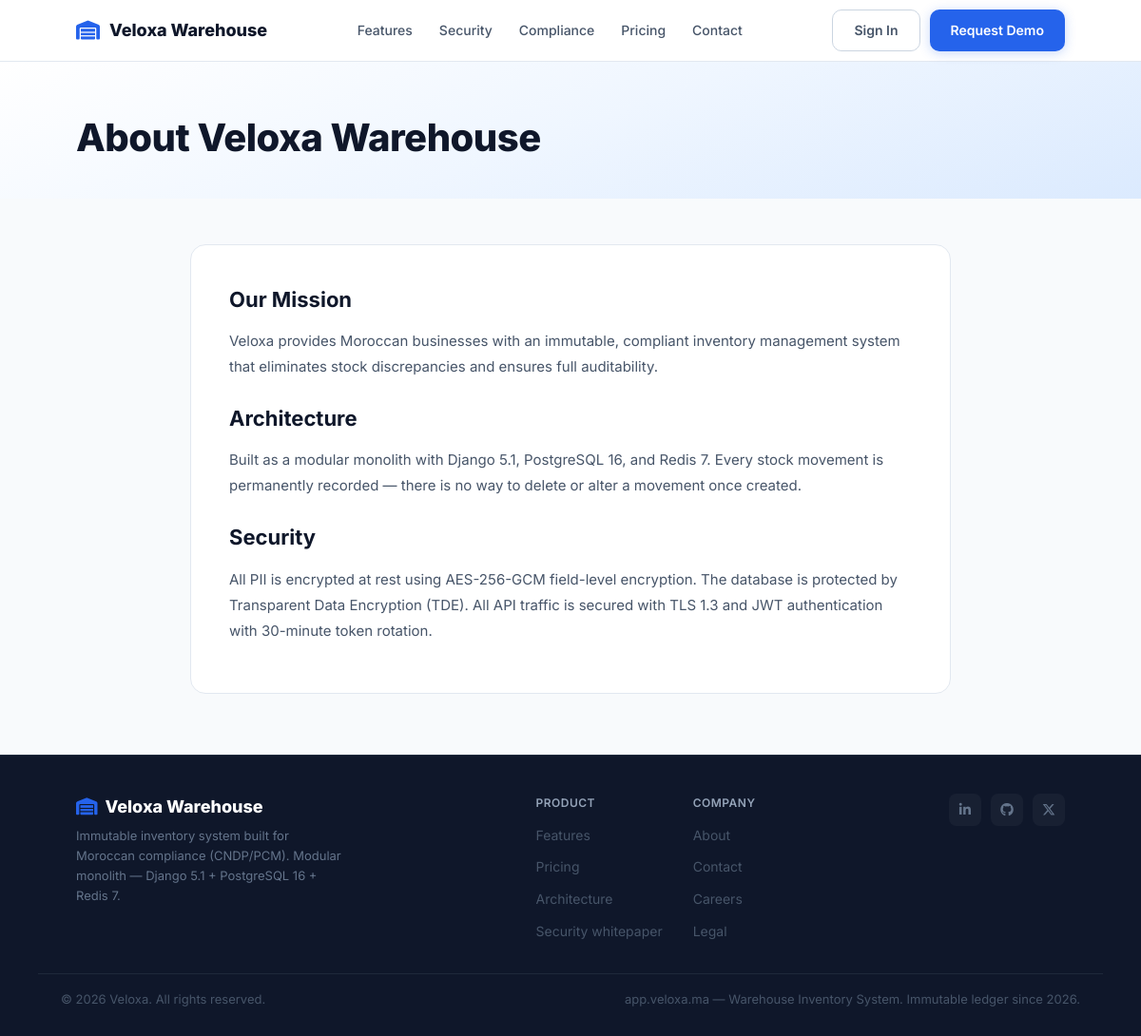
The page /about/ on the database its author committed.
### apps/landing/models.py (models this page shows, shortened)
class SitePage(models.Model):
    slug = models.SlugField(unique=True)
    title = models.CharField(max_length=255)
    content = RichTextField(config_name="default", help_text="Page content with rich text editor")
    is_active = models.BooleanField(default=True)
    created_at = models.DateTimeField(auto_now_add=True)
    updated_at = models.DateTimeField(auto_now=True)
    class Meta:
        db_table = "landing_site_page"
        verbose_name = "Site Page"
        verbose_name_plural = "Site Pages"

### config/views.py (the view)
# urls.py: path("about/", views.site_page, {"slug": "about"}, name="about"),
def site_page(request, slug):
    page = get_object_or_404(SitePage, slug=slug, is_active=True)
    return render(request, "site_page.html", {"page": page})

### apps/tenants/utils.py (called while the page is built)
def set_current_tenant(tenant):
    _thread_local.tenant = tenant

### templates/site_page.html (shortened to what this page needs)
<!DOCTYPE html>
<html lang="en">
<head>
  <link rel="stylesheet" href="https://cdnjs.cloudflare.com/ajax/libs/font-awesome/6.5.0/css/all.min.css">
</head>
<body>
<nav>
  <div class="container">
    <a href="/" class="nav-logo"><i class="fas fa-warehouse"></i> Veloxa Warehouse</a>
    <ul class="nav-links">
      <li><a href="/#features">Features</a></li>
      <li><a href="/#security">Security</a></li>
      <li><a href="/#compliance">Compliance</a></li>
      <li><a href="/#pricing">Pricing</a></li>
      <li><a href="/contact/">Contact</a></li>
    </ul>
    <div class="nav-actions">
      <a href="/login/" class="btn btn-outline">Sign In</a>
      <a href="/contact/" class="btn btn-primary">Request Demo</a>
    </div>
  </div>
</nav>
<section class="page-header">
  <div class="container">
    <h1>{{ page.title }}</h1>
  </div>
</section>
<section class="content-section">
  <div class="container">
    <div class="content-card">{{ page.content|safe }}</div>
  </div>
</section>
<footer>
  <div class="container">
    <div class="col-brand">
      <span class="logo" style="font-size:18px;font-weight:800;display:flex;align-items:center;gap:8px"><i class="fas fa-warehouse" style="color:#2563eb"></i> Veloxa Warehouse</span>
      <p>Immutable inventory system built for Moroccan compliance (CNDP/PCM). Modular monolith — Django 5.1 + PostgreSQL 16 + Redis 7.</p>
    </div>
    <div class="col-links">
      <div>
        <h5>Product</h5>
        <ul>
          <li><a href="/#features">Features</a></li>
          <li><a href="/#pricing">Pricing</a></li>
          <li><a href="/about/">Architecture</a></li>
          <li><a href="/legal/">Security whitepaper</a></li>
        </ul>
      </div>
      <div>
        <h5>Company</h5>
        <ul>
          <li><a href="/about/">About</a></li>
          <li><a href="/contact/">Contact</a></li>
          <li><a href="/about/">Careers</a></li>
          <li><a href="/legal/">Legal</a></li>
        </ul>
      </div>
    </div>
    <div class="footer-social">
      <a href="#" aria-label="LinkedIn"><i class="fab fa-linkedin-in"></i></a>
      <a href="#" aria-label="GitHub"><i class="fab fa-github"></i></a>
      <a href="#" aria-label="X"><i class="fab fa-x-twitter"></i></a>
    </div>
  </div>
  <div class="footer-bottom">
    <span>&copy; 2026 Veloxa. All rights reserved.</span>
    <span>app.veloxa.ma — Warehouse Inventory System. Immutable ledger since 2026.</span>
  </div>
</footer>
</body>
</html>

### templates/site_page.html (style rules this page uses)
*, *::before, *::after { margin: 0; padding: 0; box-sizing: border-box; }
html { scroll-behavior: smooth; }
body { font-family: "Inter", system-ui, -apple-system, sans-serif; background: #f8fafc; color: #0f172a; line-height: 1.6; -webkit-font-smoothing: antialiased; }
.container { max-width: 1120px; margin: 0 auto; padding: 0 24px; }
@media (min-width: 768px) { .container { padding: 0 40px; } }
nav { position: sticky; top: 0; z-index: 100; background: rgba(255,255,255,.92); backdrop-filter: blur(12px); border-bottom: 1px solid #e2e8f0; }
nav .container { display: flex; align-items: center; justify-content: space-between; height: 64px; }
.nav-logo { display: flex; align-items: center; gap: 10px; font-size: 18px; font-weight: 800; color: #0f172a; text-decoration: none; }
.nav-logo i { color: #2563eb; font-size: 20px; }
.nav-links { display: none; gap: 28px; list-style: none; }
.nav-links a { text-decoration: none; font-size: 14px; font-weight: 500; color: #475569; transition: color .2s; }
.nav-actions { display: flex; gap: 10px; }
@media (min-width: 768px) { .nav-links { display: flex; } }
.btn { display: inline-flex; align-items: center; gap: 8px; padding: 10px 22px; border-radius: 10px; font-size: 14px; font-weight: 600; font-family: inherit; cursor: pointer; text-decoration: none; border: none; transition: all .2s; }
.btn-primary { background: #2563eb; color: #fff; box-shadow: 0 2px 12px rgba(37,99,235,.25); }
.btn-outline { background: transparent; color: #475569; border: 1.5px solid #cbd5e1; }
.page-header { padding: 48px 0 32px; background: linear-gradient(160deg, #ffffff 0%, #eff6ff 50%, #dbeafe 100%); }
.page-header h1 { font-size: 32px; font-weight: 800; letter-spacing: -.5px; }
@media (min-width: 768px) { .page-header h1 { font-size: 40px; } }
.content-section { padding: 48px 0 64px; }
.content-card { background: #fff; border: 1px solid #e2e8f0; border-radius: 16px; padding: 40px; max-width: 800px; margin: 0 auto; }
.content-card h2 { font-size: 22px; font-weight: 700; margin: 24px 0 12px; }
.content-card h2:first-child { margin-top: 0; }
.content-card p { font-size: 15px; color: #475569; line-height: 1.8; margin-bottom: 12px; }
footer { background: #0f172a; padding: 40px 0 28px; border-top: 1px solid #1e293b; }
footer .container { display: flex; flex-direction: column; gap: 24px; }
@media (min-width: 768px) { footer .container { flex-direction: row; justify-content: space-between; align-items: flex-start; } }
footer .col-brand .logo { color: #fff; }
footer .col-brand p { font-size: 13px; color: #64748b; max-width: 280px; margin-top: 6px; }
footer .col-links { display: flex; gap: 32px; flex-wrap: wrap; }
footer .col-links h5 { font-size: 12px; font-weight: 600; text-transform: uppercase; letter-spacing: .5px; color: #94a3b8; margin-bottom: 12px; }
footer .col-links ul { list-style: none; }
footer .col-links ul li { margin-bottom: 8px; }
footer .col-links a { font-size: 14px; color: #475569; text-decoration: none; transition: color .2s; }
.footer-social { display: flex; gap: 10px; }
.footer-social a { width: 34px; height: 34px; border-radius: 8px; background: rgba(255,255,255,.04); display: flex; align-items: center; justify-content: center; color: #64748b; text-decoration: none; font-size: 14px; transition: all .2s; }
.footer-bottom { max-width: 1120px; margin: 24px auto 0; padding: 16px 24px 0; border-top: 1px solid #1e293b; display: flex; justify-content: space-between; flex-wrap: wrap; font-size: 13px; color: #475569; }

### rows shown on the page
SitePage: title "About Veloxa Warehouse", content "Our Mission Veloxa provides Moroccan businesses with an immutable, compliant inventory management system that eliminates stock discrepancies and ensures full auditability. Architecture Built as a modular monolith with Django 5.1, PostgreSQL 16, and Redis 7. Every stock movement is permanently recorded — there is no way to delete or alter a movement once created. Security All PII is encrypted at rest using AES-256-GCM field-level encryption. The database is protected by Transparent Data Encryption (TDE). All API traffic is secured with TLS 1.3 and JWT authentication with 30-minute token rotation."
